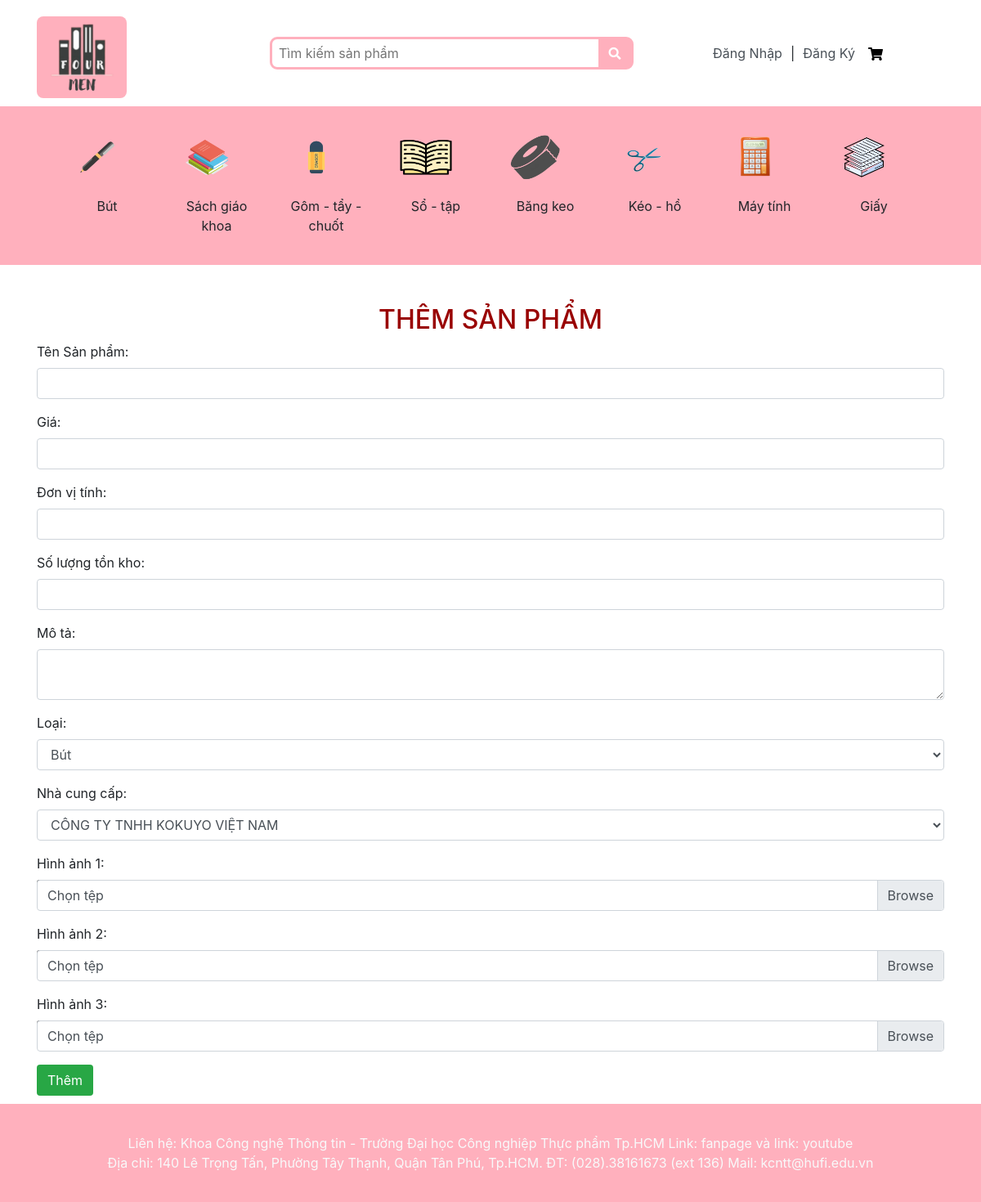
The page /ThemSanPham.php on the database its author committed.
### tables this page shows
CREATE TABLE `loaisp` (
  `MaLoai` int(10) NOT NULL,
  `TenLoai` varchar(255) NOT NULL,
  `hinh` varchar(200) NOT NULL
);

### ThemSanPham.php (the view, shortened to what this page needs)
<!DOCTYPE html>
<html lang="en">
<head>
    <link rel="stylesheet" href="https://stackpath.bootstrapcdn.com/bootstrap/4.5.2/css/bootstrap.min.css">
    <link rel="stylesheet" href="stylec.css">
</head>
<?php
$pdo = new PDO("mysql:host=localhost;dbname=ql_vanphongpham", "root", "");
$pdo->setAttribute(PDO::ATTR_ERRMODE, PDO::ERRMODE_EXCEPTION);
$pdo->query("set names utf8");
$sqlNCC = "SELECT MaNCC, TenNCC FROM nhacungcap";
$ncc = $pdo->query($sqlNCC);
$sqlLoai = "SELECT MaLoai, TenLoai FROM loaisp";
$loai = $pdo->query($sqlLoai);
?>
<body>
    <?php include "Header.php"; ?>
    <?php include "SubHeader.php"; ?>
    <div class="container mt-5">
        <h2 align="center" style="color:#900;">THÊM SẢN PHẨM</h2>
        <form action="ThemSanPham.php" method="POST" enctype="multipart/form-data">
            <div class="form-group">
                <label for="tenSanPham">Tên Sản phẩm:</label>
                <input type="text" class="form-control" id="tenSanPham" name="tenSanPham">
            </div>
            <div class="form-group">
                <label for="gia">Giá:</label>
                <input type="text" class="form-control" id="gia" name="gia">
            </div>
            <div class="form-group">
                <label for="donViTinh">Đơn vị tính:</label>
                <input type="text" class="form-control" id="donViTinh" name="donViTinh">
            </div>
            <div class="form-group">
                <label for="soLuongTonKho">Số lượng tồn kho:</label>
                <input type="text" class="form-control" id="soLuongTonKho" name="soLuongTonKho">
            </div>
            <div class="form-group">
                <label for="moTa">Mô tả:</label>
                <textarea class="form-control" id="moTa" name="moTa"></textarea>
            </div>
            <div class="form-group">
                <label for="maLoai">Loại:</label>
                <select class="form-control" id="maLoai" name="maLoai">
                    <?php foreach ($loai as $category): ?>
                        <option value="<?php echo $category['MaLoai']; ?>"><?php echo $category['TenLoai']; ?></option>
                    <?php endforeach; ?>
                </select>
            </div>
            <div class="form-group">
                <label for="maNCC">Nhà cung cấp:</label>
                <select class="form-control" id="maNCC" name="maNCC">
                    <?php foreach ($ncc as $supplier): ?>
                        <option value="<?php echo $supplier['MaNCC']; ?>"><?php echo $supplier['TenNCC']; ?></option>
                    <?php endforeach; ?>
                </select>
            </div>
            <div class="form-group">
                <label for="hinhAnh1">Hình ảnh 1:</label>
                <div class="custom-file">
                    <label class="custom-file-label" for="hinhAnh1">Chọn tệp</label>
                </div>
            </div>
            <div class="form-group">
                <label for="hinhAnh2">Hình ảnh 2:</label>
                <div class="custom-file">
                    <label class="custom-file-label" for="hinhAnh2">Chọn tệp</label>
                </div>
            </div>
            <div class="form-group">
                <label for="hinhAnh3">Hình ảnh 3:</label>
                <div class="custom-file">
                    <label class="custom-file-label" for="hinhAnh3">Chọn tệp</label>
                </div>
            </div>
            <button type="submit" class="btn btn-add">Thêm</button>
        </form>
    </div>
    <?php include "Footer.php"; ?>
</body>
</html>

### SubHeader.php (shortened to what this page needs)
<!DOCTYPE html>
<html>
<head>
    <link rel="stylesheet" href="https://maxcdn.bootstrapcdn.com/bootstrap/4.0.0/css/bootstrap.min.css">
    <link rel="stylesheet" href="https://cdnjs.cloudflare.com/ajax/libs/font-awesome/5.15.4/css/all.min.css">
</head>
<body>
    <?php
    $pdo = new PDO("mysql:host=localhost;dbname=ql_vanphongpham", "root", "");
    $pdo->query("set names utf8");
    $sql = "SELECT * FROM loaisp";
    $loaiSPs = $pdo->query($sql);
    ?>
    <div class="subHeader">
        <div class="container">
            <div class="row justify-content-center">
                <?php foreach ($loaiSPs as $loaiSP): ?>
                    <div class="col-1_5 item">
                        <img class="hinhsubHeader" src="image/LoaiSP/<?php echo $loaiSP['hinh']; ?>" />
                        <p><?php echo $loaiSP['TenLoai']; ?></p>
                    </div>
                <?php endforeach; ?>
            </div>
        </div>
    </div>
</body>
</html>

### stylec.css (style rules this page uses)
.subHeader { margin-top: 10px; background-color: #FFB0BD; padding-top: 20px; }
.hinhsubHeader { height: 46px; cursor: pointer; }
.item { text-align: center; }

### ThemSanPham.php (style rules this page uses)
.btn { display: inline-block; font-weight: 400; color: #fff; text-align: center; vertical-align: middle; cursor: pointer; background-color: #007bff; border: 1px solid transparent; padding: .375rem .75rem; font-size: 1rem; line-height: 1.5; border-radius: .25rem; transition: color .15s ease-in-out,background-color .15s ease-in-out,border-color .15s ease-in-out,box-shadow .15s ease-in-out; }
.btn-add { background-color: #28a745; }

### SubHeader.php (style rules this page uses)
.subHeader { background-color: #FFB0BD; padding: 10px; }
.col-1_5 { flex: 0 0 10%; max-width: 14%; }
.item { text-align: center; margin: 10px; }
.hinhsubHeader { width: 70px; height: 70px; display: block; margin: 10px; }
.item p { margin-top: 2px; }

### rows shown on the page
loaisp: hinh (picture), TenLoai "Bút"
loaisp: hinh (picture), TenLoai "Sách giáo khoa"
loaisp: hinh (picture), TenLoai "Gôm - tẩy - chuốt"
loaisp: hinh (picture), TenLoai "Sổ - tập"
loaisp: hinh (picture), TenLoai "Băng keo"
loaisp: hinh (picture), TenLoai "Kéo - hồ"
loaisp: hinh (picture), TenLoai "Máy tính"
loaisp: hinh (picture), TenLoai "Giấy"

### other values the page prints
form field maLoai "Bút"
form field maNCC "CÔNG TY TNHH KOKUYO VIỆT NAM"
